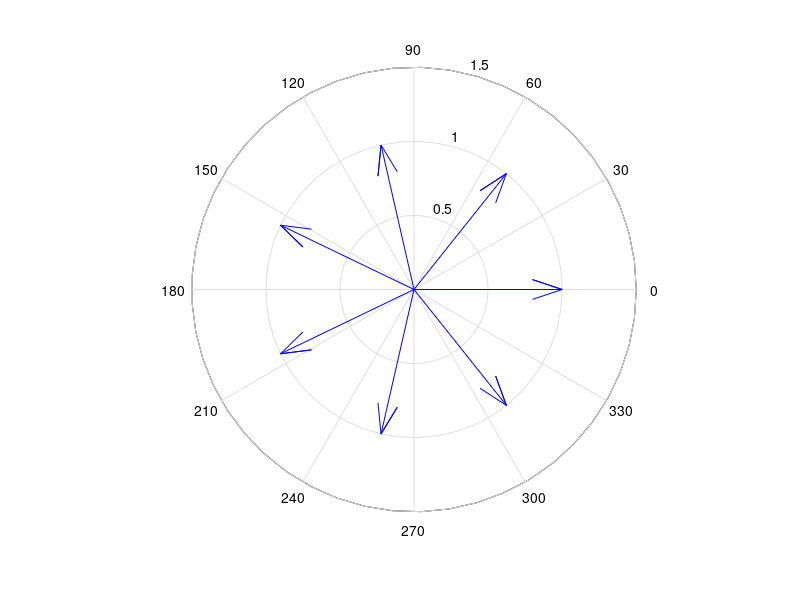
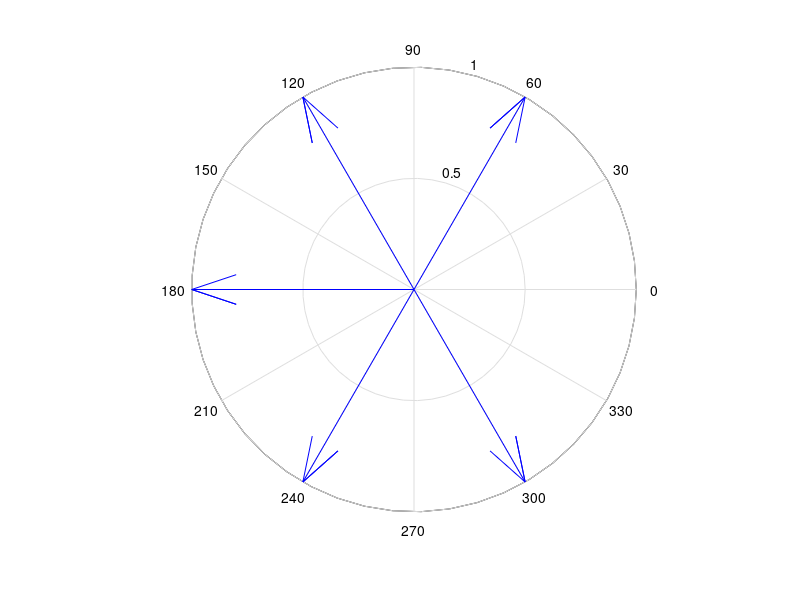
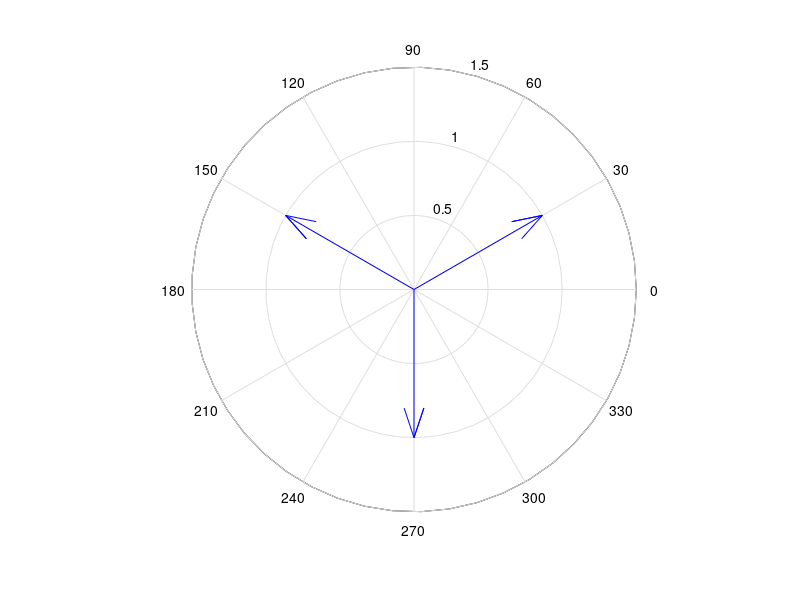

MATLAB code to generate these figures, in order:
display('Aufgabe 3')

display('a)')
#Polynom mit komplexen Koeffizienten
k = [1 0 0 0 0 0 0 -1];
#Berechnung komplexer Nullstellen
kn = roots(k);
#graphische Darstellung in der komplexen Ebene
figure(1),compass(kn)

display('b)')
k = [1 1 1 1 1 1];
kn = roots(k);
figure(2),compass(kn)

display('c)')
k = [1 0 0 -j];
kn = roots(k);
figure(3),compass(kn)

